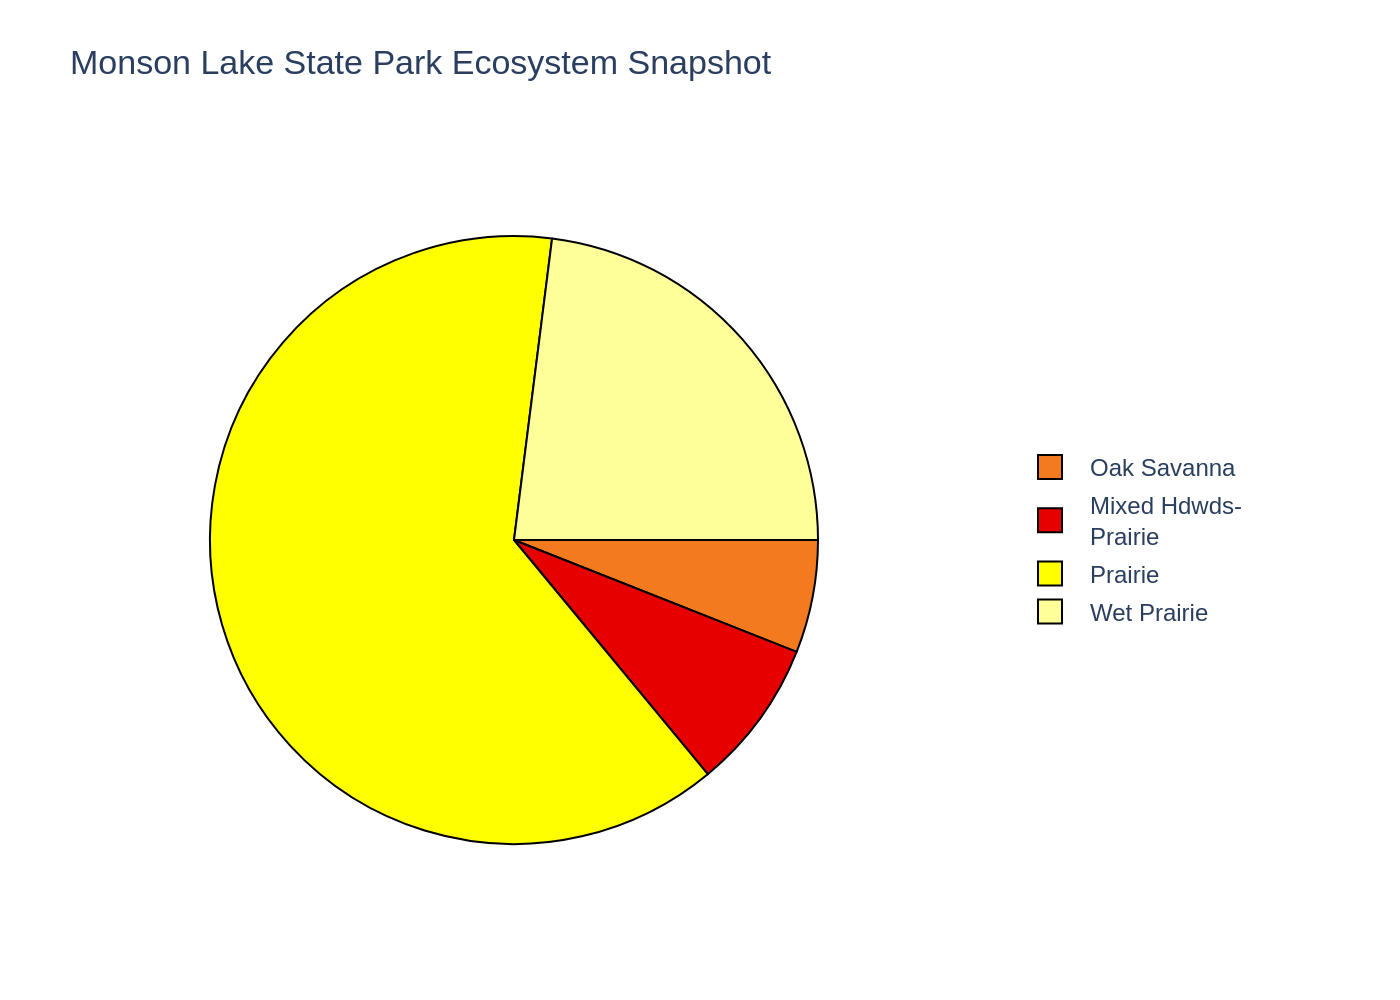

Write Python code to recreate this figure.
import sys
import json
import plotly.graph_objects as go
import os

# Check for command-line argument
if len(sys.argv) != 2:
    print("Usage: python generate_chart.py <json_file_path>")
    sys.exit(1)

json_path = sys.argv[1]

# Read data from the JSON file
try:
    with open(json_path, 'r', encoding='utf-8') as f:
        chart_info = json.load(f)
except FileNotFoundError:
    print(f"Error: JSON file not found at {json_path}")
    sys.exit(1)
except json.JSONDecodeError:
    print(f"Error: Could not decode JSON from {json_path}")
    sys.exit(1)

# Extract data for plotting
chart_data = chart_info.get('chart_data', [])
texts = chart_info.get('texts', {})
colors = chart_info.get('colors', [])

# Prepare data for the pie chart
labels = [item['label'] for item in chart_data]
values = [item['value'] for item in chart_data]

# Create the pie chart trace
pie_trace = go.Pie(
    labels=labels,
    values=values,
    marker=dict(
        colors=colors,
        line=dict(color='black', width=1)
    ),
    hole=0,
    sort=False,
    direction='clockwise',
    rotation=90,
    textinfo='none', # Hide percentage labels on slices
    hoverinfo='label+percent',
    domain={'x': [0.0, 0.7], 'y': [0.1, 0.9]} # Confine pie to left part of the figure
)

# Create the figure
fig = go.Figure(data=[pie_trace])

# Update layout
fig.update_layout(
    title=dict(
        text=texts.get('title'),
        x=0.05,
        y=0.95,
        xanchor='left',
        yanchor='top'
    ),
    legend=dict(
        x=0.75,
        y=0.5,
        xanchor='left',
        yanchor='middle',
        traceorder='normal'
    ),
    font=dict(
        family="Arial",
        size=12
    ),
    margin=dict(l=40, r=40, t=80, b=40),
    plot_bgcolor='#D3D3D3',
    paper_bgcolor='white',
    showlegend=True
)

# Determine the output filename
base_name = os.path.splitext(os.path.basename(json_path))[0]
output_filename = f"{base_name}.png"

# Save the figure as a PNG image
try:
    fig.write_image(output_filename, scale=2)
    print(f"Chart saved as {output_filename}")
except Exception as e:
    print(f"Error saving image: {e}")
    sys.exit(1)
